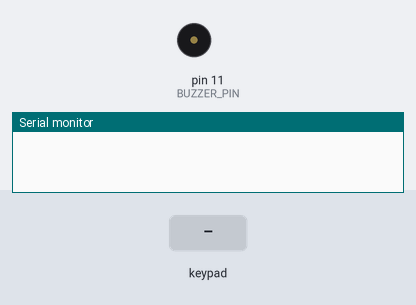
The sketch below on a simulated Arduino Uno, built with avr-gcc and run on an emulated ATmega328P. Parts: buzzer (waves = sounding, pin HIGH), the last lines printed to the serial monitor. Inputs (shaded band) come from the test bench.

Above: at 1.2 s.
1.3 s: keypad keys 2 3 4 5 pressed 0.4 s apart
At 1.75 s:
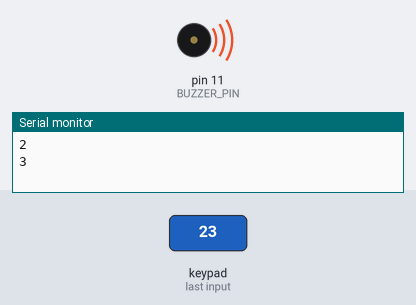
4.4 s: key 'A' pressed
At 5.6 s:
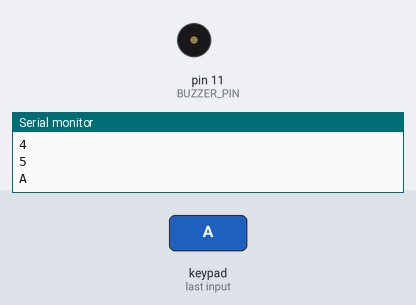
5.9 s: key 'B' pressed
At 6.5 s:
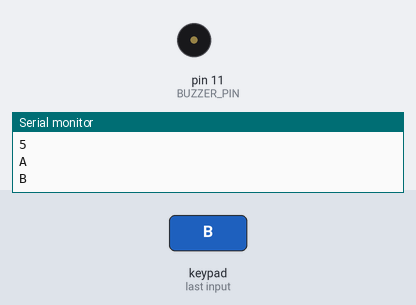
7.4 s: keypad keys 2 3 4 5 # pressed 0.4 s apart
At 7.65 s:
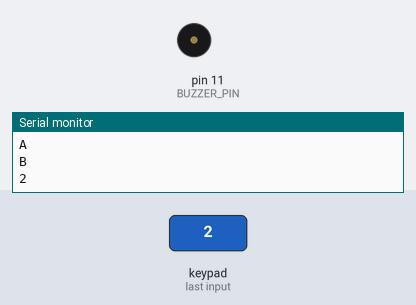
10.9 s: key 'C' pressed
At 11.6 s:
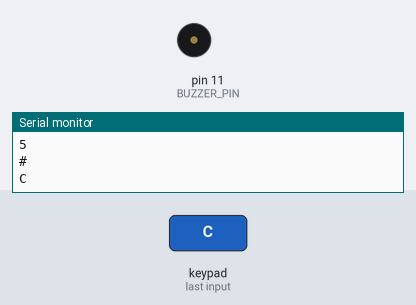
12.4 s: keypad keys 2 3 4 5 * pressed 0.4 s apart
At 12.65 s:
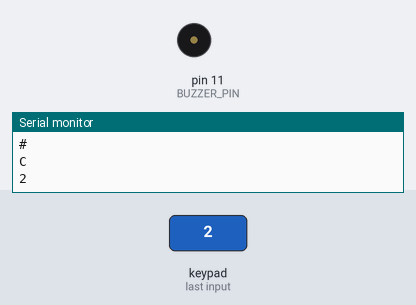
Timing chart, 0 to 15.6 s (numbered marks = the images above; inputs shaded):
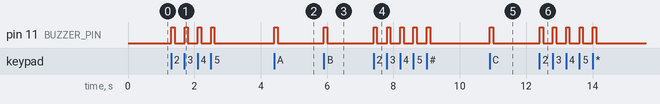

The sketch:

01_Basics.ino
```cpp
#include <Keypad.h>

const int BUZZER_PIN = 11;
const int ROW_NUM = 4;
const int COLUMN_NUM = 4;

char keys[ROW_NUM][COLUMN_NUM] = {
  {'1', '2', '3', 'A'},
  {'4', '5', '6', 'B'},
  {'7', '8', '9', 'C'},
  {'*', '0', '#', 'D'}
};

byte pin_rows[ROW_NUM] = {2, 3, 4, 5};
byte pin_columns[COLUMN_NUM] = {6, 7, 8, 9};

Keypad keypad = Keypad(makeKeymap(keys), pin_rows, pin_columns, ROW_NUM, COLUMN_NUM);

void setup() {
  pinMode(BUZZER_PIN, OUTPUT);
  Serial.begin(9600);
}

void loop() {
  char key = keypad.getKey();

  if (key) {
    Serial.println(key);
    digitalWrite(BUZZER_PIN, HIGH);
    delay(100);
  }
  digitalWrite(BUZZER_PIN, LOW);
}
```

Measured:
- after the input at 1.3 s, pin 11 (BUZZER_PIN): alternates HIGH for 0.10 s and LOW for 0.30 s, 8 changes in all, then stays LOW, starting at once
- after the input at 4.4 s, pin 11 (BUZZER_PIN): LOW → HIGH at once, → LOW 0.10 s later
- after the input at 5.9 s, pin 11 (BUZZER_PIN): LOW → HIGH at once, → LOW 0.10 s later
- after the input at 7.4 s, pin 11 (BUZZER_PIN): alternates HIGH for 0.10 s and LOW for 0.30 s, 10 changes in all, then stays LOW, starting at once
- after the input at 10.9 s, pin 11 (BUZZER_PIN): LOW → HIGH at once, → LOW 0.10 s later
- after the input at 12.4 s, pin 11 (BUZZER_PIN): alternates HIGH for 0.10 s and LOW for 0.30 s, 10 changes in all, then stays LOW, starting at once
